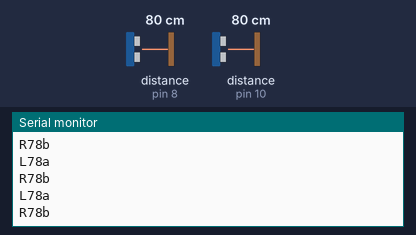
Recording of a sketch running on a simulated Arduino Uno, built with avr-gcc and run on an emulated ATmega328P. On the bench: the last lines printed to the serial monitor. Wiring (inferred from the names in the program): 2 × ultrasonic range finder: trigger pin 7, echo pin 8 / trigger pin 9, echo pin 10. The inputs (shaded band) are chosen by the test bench; at power-on: distance to the obstacle (sensors on pin 8, pin 10) 80 cm. The echo pulse lasts 58.3 µs per cm.

Above: at 1.2 s.
1.3 s: distance to the obstacle (sensor on pin 8) set to 2 cm
At 1.48 s:
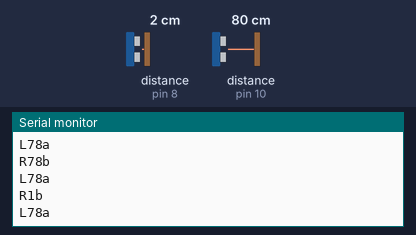
2.8 s: distance to the obstacle (sensor on pin 10) set to 2 cm
At 2.82 s:
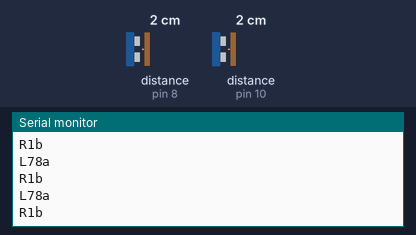
4.3 s: distance to the obstacle (sensor on pin 8) set to 4 cm
At 4.33 s:
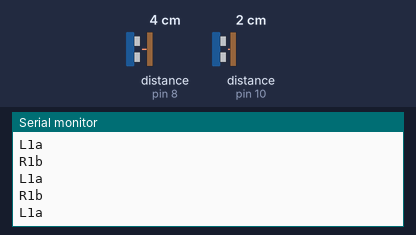
5.8 s: distance to the obstacle (sensor on pin 8) set to 299 cm
At 5.85 s:
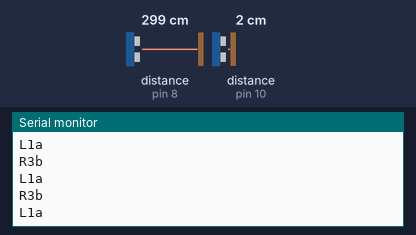
8.8 s: distance to the obstacle (sensor on pin 10) set to 4 cm
At 8.91 s:
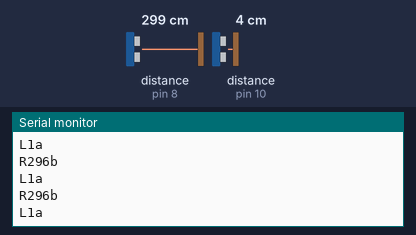
Timing chart, 0 to 11.8 s (numbered marks = the images above; inputs shaded):
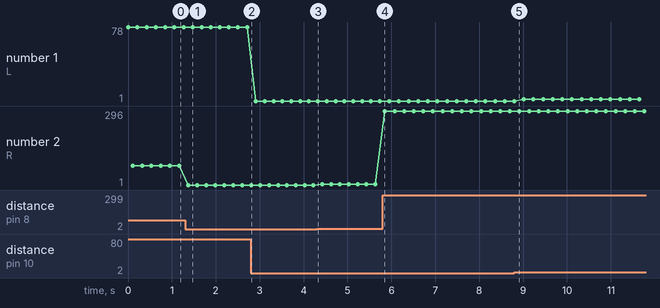

The sketch:

Program_Arduino_czujniki.ino
```cpp
#include <math.h>


int trigPinRight = 7;  //tigg1
int echoPinRight = 8;  //echo1
int trigPinLeft = 9;  //tigg1
int echoPinLeft = 10;  //echo1
long durationR,durationL, distanceR, distanceL;
double fraction;
int readcount=0;

void setup() {

  Serial.begin(9600);
  pinMode(trigPinRight, OUTPUT);
  pinMode(echoPinRight, INPUT);
   pinMode(trigPinLeft, OUTPUT);
  pinMode(echoPinLeft, INPUT);
}

void loop() {
  DistancecalL();
  readcount=0;
  delay(100);
  DistancecalR();
  readcount=0;
  delay(100);
}
void DistancecalL(){

  digitalWrite(trigPinLeft, LOW);
  delayMicroseconds(2);
  digitalWrite(trigPinLeft, HIGH);
  delayMicroseconds(10);
  digitalWrite(trigPinLeft, LOW);
  pinMode(echoPinLeft, INPUT);
  durationL = pulseIn(echoPinLeft, HIGH);
  distanceL=durationL*0.034/2;
  Serial.print("L");
  Serial.print(distanceL);
  Serial.println("a");
}

void DistancecalR(){
  digitalWrite(trigPinRight, LOW);
  delayMicroseconds(2);
  digitalWrite(trigPinRight, HIGH);
  delayMicroseconds(10);
  digitalWrite(trigPinRight, LOW);
  pinMode(echoPinRight, INPUT);
  durationR = pulseIn(echoPinRight, HIGH);
  distanceR=durationR*0.034/2;
  Serial.print("R");
  Serial.print(distanceR);
  Serial.println("b");

}
```

Measured:
- after the input at 1.3 s, the serial monitor: prints a new line after 0.07 s (image 1)
- plotted number 1: 1 → 3 after the input at 8.8 s
- plotted number 2: 78 → 1 after the input at 1.3 s, 1 → 3 after the input at 4.3 s, 3 → 296 after the input at 5.8 s
